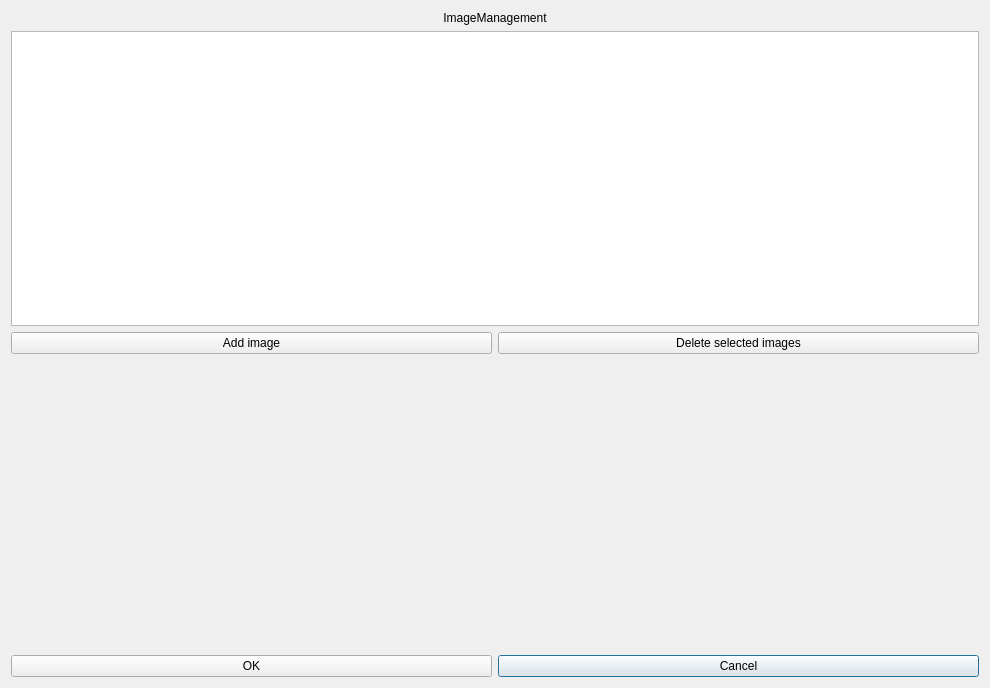
<?xml version="1.0" encoding="UTF-8"?>
<ui version="4.0">
 <class>ManageImagesDialog</class>
 <widget class="QDialog" name="ManageImagesDialog">
  <property name="geometry">
   <rect>
    <x>0</x>
    <y>0</y>
    <width>990</width>
    <height>688</height>
   </rect>
  </property>
  <property name="windowTitle">
   <string>Dialog</string>
  </property>
  <property name="windowIcon">
   <iconset>
    <normaloff>Resources/images/image.svg</normaloff>Resources/images/image.svg</iconset>
  </property>
  <layout class="QGridLayout" name="gridLayout_2">
   <item row="0" column="0">
    <widget class="QLabel" name="imageManagementLabel">
     <property name="text">
      <string>ImageManagement</string>
     </property>
     <property name="alignment">
      <set>Qt::AlignCenter</set>
     </property>
    </widget>
   </item>
   <item row="1" column="0">
    <layout class="QGridLayout" name="gridLayout">
     <item row="2" column="0" colspan="2">
      <spacer name="verticalSpacer">
       <property name="orientation">
        <enum>Qt::Vertical</enum>
       </property>
       <property name="sizeHint" stdset="0">
        <size>
         <width>20</width>
         <height>40</height>
        </size>
       </property>
      </spacer>
     </item>
     <item row="3" column="1">
      <widget class="QPushButton" name="cancelPushButton">
       <property name="text">
        <string>Cancel</string>
       </property>
      </widget>
     </item>
     <item row="0" column="0" colspan="2">
      <widget class="QListWidget" name="imagesListWidget">
       <property name="editTriggers">
        <set>QAbstractItemView::NoEditTriggers</set>
       </property>
       <property name="dragDropMode">
        <enum>QAbstractItemView::DragOnly</enum>
       </property>
       <property name="selectionMode">
        <enum>QAbstractItemView::SingleSelection</enum>
       </property>
       <property name="iconSize">
        <size>
         <width>200</width>
         <height>200</height>
        </size>
       </property>
       <property name="movement">
        <enum>QListView::Snap</enum>
       </property>
       <property name="viewMode">
        <enum>QListView::IconMode</enum>
       </property>
      </widget>
     </item>
     <item row="3" column="0">
      <widget class="QPushButton" name="okPushButton">
       <property name="text">
        <string>OK</string>
       </property>
      </widget>
     </item>
     <item row="1" column="0">
      <widget class="QPushButton" name="addPushButton">
       <property name="text">
        <string>Add image</string>
       </property>
      </widget>
     </item>
     <item row="1" column="1">
      <widget class="QPushButton" name="deletePushButton">
       <property name="text">
        <string>Delete selected images</string>
       </property>
      </widget>
     </item>
    </layout>
   </item>
  </layout>
 </widget>
 <resources/>
 <connections/>
</ui>
